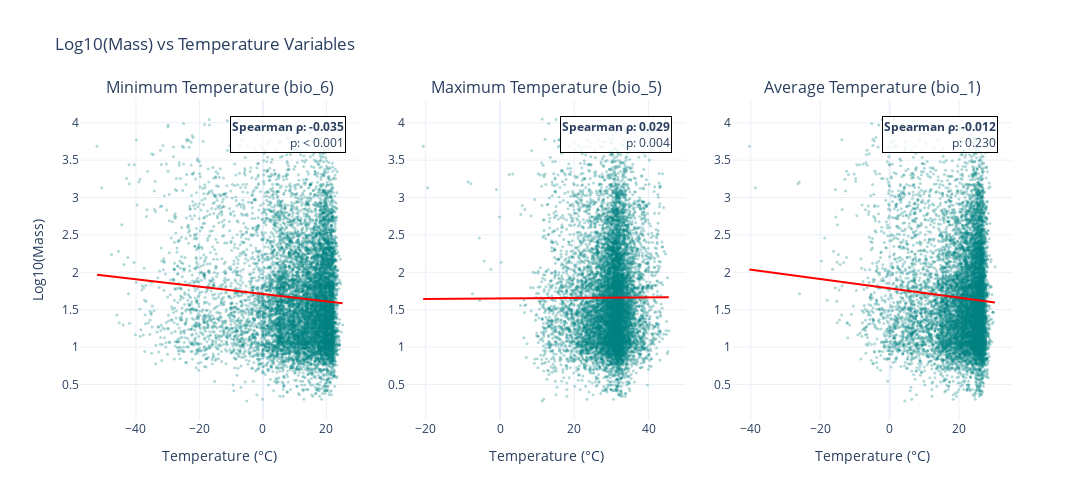

Here is the notebook cell this chart was saved with:
### Markdown cell above
For minimum and maximum temperature, p < 0.05, thus the null hypotheses are rejected. There are statistically significant relationships between mass-minimum temperature and mass-maximum temperature. However, for average temperature, p > 0.05, thus the null hypothesis is failed to reject. To illustrate the relationships, scatter plots are created:

### Code cell
import pandas as pd
import numpy as np
import plotly.graph_objects as go
from plotly.subplots import make_subplots
from scipy.stats import spearmanr

# 1. Veriyi Yükle ve Temizle
df = pd.read_csv('AVONET_data.csv')
df_clean = df[(df['Mass'] < 10000) & (df['Mass'] > 0)].copy()
df_clean['Log_Mass'] = np.log10(df_clean['Mass'])

# Renk Ayarları (İsteğine Göre)
color_map = {
    'bio_6': 'blue',   # Minimum -> Mavi
    'bio_5': 'red',    # Maximum -> Kırmızı
    'bio_1': 'green'   # Average -> Yeşil
}

titles = ["Minimum Temperature (bio_6)", "Maximum Temperature (bio_5)", "Average Temperature (bio_1)"]
vars_list = ['bio_6', 'bio_5', 'bio_1']

# 2. Yan Yana 3 Grafik (Subplots)
fig = make_subplots(
    rows=1, cols=3,
    subplot_titles=titles,
    horizontal_spacing=0.05
)

for i, var in enumerate(vars_list):
    x_data = df_clean[var]
    y_data = df_clean['Log_Mass']
    
    # NaN temizliği (polyfit ve spearman hata vermesin diye)
    mask = ~np.isnan(x_data) & ~np.isnan(y_data)
    x_data = x_data[mask]
    y_data = y_data[mask]

    # İstatistikler
    rho, p_val = spearmanr(x_data, y_data)
    p_text = "< 0.001" if p_val < 0.001 else f"{p_val:.3f}"

    # A) Scatter Plot (Noktalar) - Özel Renkler
    fig.add_trace(
        go.Scatter(
            x=x_data, y=y_data, 
            mode='markers', 
            name='Data',
            marker=dict(size=3, color=color_map[var], opacity=0.3),
            showlegend=False
        ),
        row=1, col=i+1
    )

    # B) Trendline (Regresyon Çizgisi) - Mor Renk
    m, b = np.polyfit(x_data, y_data, 1)
    x_line = np.linspace(x_data.min(), x_data.max(), 100)
    y_line = m * x_line + b
    
    fig.add_trace(
        go.Scatter(
            x=x_line, y=y_line, 
            mode='lines', 
            name='Trend',
            line=dict(color='purple', width=2), # Trendline MOR oldu
            showlegend=False
        ),
        row=1, col=i+1
    )

    # C) İstatistik Kutusu
    axis_idx = "" if i == 0 else i + 1
    fig.add_annotation(
        text=f"<b>Spearman ρ: {rho:.3f}</b><br>p: {p_text}",
        xref=f"x{axis_idx} domain", 
        yref=f"y{axis_idx} domain",
        x=0.95, y=0.95,
        showarrow=False,
        align="right",
        bgcolor="rgba(255, 255, 255, 0.8)",
        bordercolor="black",
        borderwidth=1
    )

    fig.update_xaxes(title_text="Temperature (°C)", row=1, col=i+1)

# Genel Ayarlar
fig.update_yaxes(title_text="Log10(Mass)", row=1, col=1)
fig.update_layout(
    title_text="Log10(Mass) vs Temperature Variables",
    height=500,
    width=1200,
    template="plotly_white"
)

fig.show()

### Figure 1 — Plotly figure (JSON) as saved in the notebook; plotly's stock layout.template omitted (floating-point values rounded to 4 significant figures; data arrays with more than 128 entries replaced by an {"elided": "..."} marker saying what was removed)
{"data": [{"marker": {"color": "teal", "opacity": 0.3, "size": 3}, "mode": "markers", "name": "Data", "showlegend": false, "type": "scatter", "x": {"elided": "9868 float values"}, "xaxis": "x", "y": {"elided": "9868 float values"}, "yaxis": "y"}, {"line": {"color": "red", "width": 2}, "mode": "lines", "name": "Trend", "showlegend": false, "type": "scatter", "x": [-52.27, -51.49, -50.71, -49.93, -49.15, -48.37, -47.58, -46.8, -46.02, -45.24, -44.46, -43.68, -42.89, -42.11, -41.33, -40.55, -39.77, -38.99, -38.21, -37.42, -36.64, -35.86, -35.08, -34.3, -33.52, -32.73, -31.95, -31.17, -30.39, -29.61, -28.83, -28.05, -27.26, -26.48, -25.7, -24.92, -24.14, -23.36, -22.57, -21.79, -21.01, -20.23, -19.45, -18.67, -17.89, -17.1, -16.32, -15.54, -14.76, -13.98, -13.2, -12.41, -11.63, -10.85, -10.07, -9.288, -8.507, -7.725, -6.943, -6.162, -5.38, -4.599, -3.817, -3.036, -2.254, -1.473, -0.6911, 0.09046, 0.872, 1.654, 2.435, 3.217, 3.998, 4.78, 5.561, 6.343, 7.124, 7.906, 8.687, 9.469, 10.25, 11.03, 11.81, 12.6, 13.38, 14.16, 14.94, 15.72, 16.5, 17.28, 18.07, 18.85, 19.63, 20.41, 21.19, 21.97, 22.76, 23.54, 24.32, 25.1], "xaxis": "x", "y": [1.967, 1.964, 1.96, 1.956, 1.952, 1.948, 1.944, 1.941, 1.937, 1.933, 1.929, 1.925, 1.921, 1.918, 1.914, 1.91, 1.906, 1.902, 1.898, 1.895, 1.891, 1.887, 1.883, 1.879, 1.875, 1.871, 1.868, 1.864, 1.86, 1.856, 1.852, 1.848, 1.845, 1.841, 1.837, 1.833, 1.829, 1.825, 1.822, 1.818, 1.814, 1.81, 1.806, 1.802, 1.799, 1.795, 1.791, 1.787, 1.783, 1.779, 1.775, 1.772, 1.768, 1.764, 1.76, 1.756, 1.752, 1.749, 1.745, 1.741, 1.737, 1.733, 1.729, 1.726, 1.722, 1.718, 1.714, 1.71, 1.706, 1.703, 1.699, 1.695, 1.691, 1.687, 1.683, 1.679, 1.676, 1.672, 1.668, 1.664, 1.66, 1.656, 1.653, 1.649, 1.645, 1.641, 1.637, 1.633, 1.63, 1.626, 1.622, 1.618, 1.614, 1.61, 1.607, 1.603, 1.599, 1.595, 1.591, 1.587], "yaxis": "y"}, {"marker": {"color": "teal", "opacity": 0.3, "size": 3}, "mode": "markers", "name": "Data", "showlegend": false, "type": "scatter", "x": {"elided": "9868 float values"}, "xaxis": "x2", "y": {"elided": "9868 float values"}, "yaxis": "y2"}, {"line": {"color": "red", "width": 2}, "mode": "lines", "name": "Trend", "showlegend": false, "type": "scatter", "x": [-20.69, -20.02, -19.35, -18.68, -18.01, -17.35, -16.68, -16.01, -15.34, -14.67, -14.01, -13.34, -12.67, -12.0, -11.33, -10.67, -9.998, -9.33, -8.662, -7.994, -7.326, -6.658, -5.99, -5.323, -4.655, -3.987, -3.319, -2.651, -1.983, -1.315, -0.6467, 0.02123, 0.6892, 1.357, 2.025, 2.693, 3.361, 4.029, 4.697, 5.365, 6.033, 6.701, 7.369, 8.037, 8.705, 9.373, 10.04, 10.71, 11.38, 12.04, 12.71, 13.38, 14.05, 14.72, 15.38, 16.05, 16.72, 17.39, 18.06, 18.72, 19.39, 20.06, 20.73, 21.4, 22.06, 22.73, 23.4, 24.07, 24.74, 25.4, 26.07, 26.74, 27.41, 28.08, 28.74, 29.41, 30.08, 30.75, 31.42, 32.08, 32.75, 33.42, 34.09, 34.76, 35.42, 36.09, 36.76, 37.43, 38.1, 38.76, 39.43, 40.1, 40.77, 41.44, 42.1, 42.77, 43.44, 44.11, 44.78, 45.44], "xaxis": "x2", "y": [1.645, 1.645, 1.645, 1.645, 1.646, 1.646, 1.646, 1.646, 1.646, 1.647, 1.647, 1.647, 1.647, 1.647, 1.648, 1.648, 1.648, 1.648, 1.648, 1.649, 1.649, 1.649, 1.649, 1.649, 1.65, 1.65, 1.65, 1.65, 1.65, 1.651, 1.651, 1.651, 1.651, 1.651, 1.652, 1.652, 1.652, 1.652, 1.653, 1.653, 1.653, 1.653, 1.653, 1.654, 1.654, 1.654, 1.654, 1.654, 1.655, 1.655, 1.655, 1.655, 1.655, 1.656, 1.656, 1.656, 1.656, 1.656, 1.657, 1.657, 1.657, 1.657, 1.657, 1.658, 1.658, 1.658, 1.658, 1.658, 1.659, 1.659, 1.659, 1.659, 1.659, 1.66, 1.66, 1.66, 1.66, 1.661, 1.661, 1.661, 1.661, 1.661, 1.662, 1.662, 1.662, 1.662, 1.662, 1.663, 1.663, 1.663, 1.663, 1.663, 1.664, 1.664, 1.664, 1.664, 1.664, 1.665, 1.665, 1.665], "yaxis": "y2"}, {"marker": {"color": "teal", "opacity": 0.3, "size": 3}, "mode": "markers", "name": "Data", "showlegend": false, "type": "scatter", "x": {"elided": "9868 float values"}, "xaxis": "x3", "y": {"elided": "9868 float values"}, "yaxis": "y3"}, {"line": {"color": "red", "width": 2}, "mode": "lines", "name": "Trend", "showlegend": false, "type": "scatter", "x": [-40.45, -39.73, -39.02, -38.3, -37.59, -36.87, -36.16, -35.44, -34.73, -34.01, -33.3, -32.58, -31.86, -31.15, -30.43, -29.72, -29.0, -28.29, -27.57, -26.86, -26.14, -25.43, -24.71, -23.99, -23.28, -22.56, -21.85, -21.13, -20.42, -19.7, -18.99, -18.27, -17.56, -16.84, -16.13, -15.41, -14.69, -13.98, -13.26, -12.55, -11.83, -11.12, -10.4, -9.686, -8.971, -8.255, -7.54, -6.825, -6.109, -5.394, -4.678, -3.963, -3.247, -2.532, -1.817, -1.101, -0.3858, 0.3297, 1.045, 1.761, 2.476, 3.191, 3.907, 4.622, 5.338, 6.053, 6.768, 7.484, 8.199, 8.915, 9.63, 10.35, 11.06, 11.78, 12.49, 13.21, 13.92, 14.64, 15.35, 16.07, 16.78, 17.5, 18.22, 18.93, 19.65, 20.36, 21.08, 21.79, 22.51, 23.22, 23.94, 24.65, 25.37, 26.08, 26.8, 27.52, 28.23, 28.95, 29.66, 30.38], "xaxis": "x3", "y": [2.036, 2.032, 2.028, 2.023, 2.019, 2.014, 2.01, 2.005, 2.001, 1.996, 1.992, 1.988, 1.983, 1.979, 1.974, 1.97, 1.965, 1.961, 1.956, 1.952, 1.947, 1.943, 1.939, 1.934, 1.93, 1.925, 1.921, 1.916, 1.912, 1.907, 1.903, 1.899, 1.894, 1.89, 1.885, 1.881, 1.876, 1.872, 1.867, 1.863, 1.858, 1.854, 1.85, 1.845, 1.841, 1.836, 1.832, 1.827, 1.823, 1.818, 1.814, 1.809, 1.805, 1.801, 1.796, 1.792, 1.787, 1.783, 1.778, 1.774, 1.769, 1.765, 1.761, 1.756, 1.752, 1.747, 1.743, 1.738, 1.734, 1.729, 1.725, 1.72, 1.716, 1.712, 1.707, 1.703, 1.698, 1.694, 1.689, 1.685, 1.68, 1.676, 1.671, 1.667, 1.663, 1.658, 1.654, 1.649, 1.645, 1.64, 1.636, 1.631, 1.627, 1.623, 1.618, 1.614, 1.609, 1.605, 1.6, 1.596], "yaxis": "y3"}], "layout": {"annotations": [{"font": {"size": 16}, "showarrow": false, "text": "Minimum Temperature (bio_6)", "x": 0.15, "xanchor": "center", "xref": "paper", "y": 1, "yanchor": "bottom", "yref": "paper"}, {"font": {"size": 16}, "showarrow": false, "text": "Maximum Temperature (bio_5)", "x": 0.5, "xanchor": "center", "xref": "paper", "y": 1, "yanchor": "bottom", "yref": "paper"}, {"font": {"size": 16}, "showarrow": false, "text": "Average Temperature (bio_1)", "x": 0.85, "xanchor": "center", "xref": "paper", "y": 1, "yanchor": "bottom", "yref": "paper"}, {"align": "right", "bgcolor": "rgba(255, 255, 255, 0.8)", "bordercolor": "black", "borderwidth": 1, "showarrow": false, "text": "<b>Spearman ρ: -0.035</b><br>p: < 0.001", "x": 0.95, "xref": "x domain", "y": 0.95, "yref": "y domain"}, {"align": "right", "bgcolor": "rgba(255, 255, 255, 0.8)", "bordercolor": "black", "borderwidth": 1, "showarrow": false, "text": "<b>Spearman ρ: 0.029</b><br>p: 0.004", "x": 0.95, "xref": "x2 domain", "y": 0.95, "yref": "y2 domain"}, {"align": "right", "bgcolor": "rgba(255, 255, 255, 0.8)", "bordercolor": "black", "borderwidth": 1, "showarrow": false, "text": "<b>Spearman ρ: -0.012</b><br>p: 0.230", "x": 0.95, "xref": "x3 domain", "y": 0.95, "yref": "y3 domain"}], "height": 500, "title": {"text": "Log10(Mass) vs Temperature Variables"}, "width": 1200, "xaxis": {"anchor": "y", "domain": [0, 0.3], "title": {"text": " Temperature (°C)"}}, "xaxis2": {"anchor": "y2", "domain": [0.35, 0.65], "title": {"text": " Temperature (°C)"}}, "xaxis3": {"anchor": "y3", "domain": [0.7, 1], "title": {"text": " Temperature (°C)"}}, "yaxis": {"anchor": "x", "domain": [0, 1], "title": {"text": "Log10(Mass)"}}, "yaxis2": {"anchor": "x2", "domain": [0, 1]}, "yaxis3": {"anchor": "x3", "domain": [0, 1]}}}
